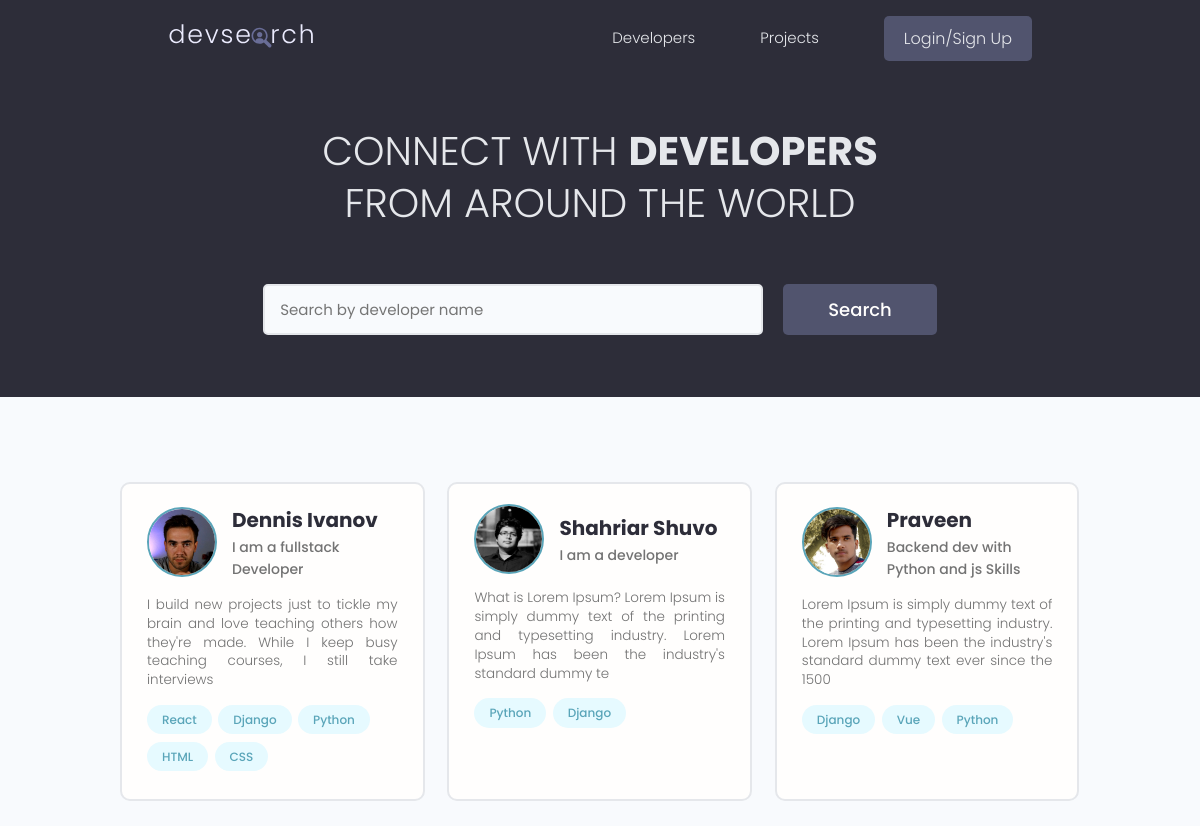
The page / on the database its author committed.
### users/models.py (models this page shows, shortened)
class Profile(models.Model):
    user = models.OneToOneField(
        User, on_delete=models.CASCADE, null=True, blank=True)
    name = models.CharField(max_length=200, blank=True, null=True)
    email = models.EmailField(max_length=500, blank=True, null=True)
    username = models.CharField(max_length=200, blank=True, null=True)
    location = models.CharField(max_length=200, blank=True, null=True)
    short_intro = models.CharField(max_length=200, blank=True, null=True)
    bio = models.TextField(blank=True, null=True)
    profile_image = models.ImageField(
        null=True, blank=True, upload_to='profiles/', default="profiles/user-default.png")
    social_github = models.CharField(max_length=200, blank=True, null=True)
    social_twitter = models.CharField(max_length=200, blank=True, null=True)
    social_linkedin = models.CharField(max_length=200, blank=True, null=True)
    social_youtube = models.CharField(max_length=200, blank=True, null=True)
    social_website = models.CharField(max_length=200, blank=True, null=True)
    created = models.DateTimeField(auto_now_add=True)
    id = models.UUIDField(default=uuid.uuid4, unique=True,
                          primary_key=True, editable=False)
    class Meta:
        ordering = ['created']
    @property
    def imageURL(self):
        try:
            url = self.profile_image.url
        except:
            url = ''
        return url

class Skill(models.Model):
    owner = models.ForeignKey(
        Profile, on_delete=models.CASCADE, null=True, blank=True)
    name = models.CharField(max_length=200, blank=True, null=True)
    description = models.TextField(null=True, blank=True)
    created = models.DateTimeField(auto_now_add=True)
    id = models.UUIDField(default=uuid.uuid4, unique=True,
                          primary_key=True, editable=False)
    def __str__(self):
        return str(self.name)

### users/views.py (the view)
# urls.py: path('', views.profiles, name="profiles"),
def profiles(request):
    profiles, search_query = searchProfiles(request)
    custom_range, profiles = paginateProfiles(request, profiles, 3)
    context = {'profiles': profiles, 'search_query': search_query,
               'custom_range': custom_range}
    return render(request, 'users/profiles.html', context)

### users/utils.py (called while the page is built)
def paginateProfiles(request, profiles, results):
    page = request.GET.get('page')
    paginator = Paginator(profiles, results)
    try:
        profiles = paginator.page(page)
    except PageNotAnInteger:
        page = 1
        profiles = paginator.page(page)
    except EmptyPage:
        page = paginator.num_pages
        profiles = paginator.page(page)
    leftIndex = (int(page) - 4)
    if leftIndex < 1:
        leftIndex = 1
    rightIndex = (int(page) + 5)
    if rightIndex > paginator.num_pages:
        rightIndex = paginator.num_pages + 1
    custom_range = range(leftIndex, rightIndex)
    return custom_range, profiles

def searchProfiles(request):
    search_query = ''
    if request.GET.get('search_query'):
        search_query = request.GET.get('search_query')
    skills = Skill.objects.filter(name__icontains=search_query)
    profiles = Profile.objects.distinct().filter(
        Q(name__icontains=search_query) |
        Q(short_intro__icontains=search_query) |
        Q(skill__in=skills)
    )
    return profiles, search_query

### users/templates/users/profiles.html (shortened to what this page needs)
{% extends 'main.html' %}
{% block content %}
<main class="home">
    <section class="hero-section text-center">
        <div class="container container--narrow">
            <div class="hero-section__box">
                <h2>CONNECT WITH <span>DEVELOPERS</span></h2>
                <h2>FROM AROUND THE WORLD</h2>
            </div>
            <div class="hero-section__search">
                <form id="searchForm" class="form" action="{% url 'profiles' %}" method="get">
                    <div class="form__field">
                        <input class="input input--text" id="formInput#search" type="text" name="search_query"
                            value="{{search_query}}" placeholder="Search by developer name" />
                    </div>
                    <input class="btn btn--sub btn--lg" type="submit" value="Search" />
                </form>
            </div>
        </div>
    </section>
    <section class="devlist">
        <div class="container">
            <div class="grid grid--three">
                {% for profile in profiles %}
                <div class="column card">
                    <div class="dev">
                        <a href="{% url 'user-profile' profile.id %}" class="card__body">
                            <div class="dev__profile">
                                <img class="avatar avatar--md" src="{{ profile.imageURL }}" alt="image" />
                                <div class="dev__meta">
                                    <h3>{{profile.name}}</h3>
                                    <h5>{{profile.short_intro|slice:"60"}}</h5>
                                </div>
                            </div>
                            <p class="dev__info">{{profile.bio|slice:"150"}}</p>
                            <div class="dev__skills">
                                {% for skill in profile.skill_set.all|slice:"5" %}
                                <span class="tag tag--pill tag--main">
                                    <small>{{skill}}</small>
                                </span>
                                {% endfor %}
                            </div>
                        </a>
                    </div>
                </div>
                {% endfor %}
            </div>
        </div>
    </section>
</main>
{% endblock content %}

### static/styles/app.css (style rules this page uses)
:root { --color-sub: #2d2d39; }
.btn--sub { background-color: var(--color-sub-light); }
.card { border: 2px solid var(--color-light); }
img { width: 100%; }
.hero-section { height: 40vh; display: flex; align-items: center; background-color: var(--color-sub); }
.hero-section__box { margin-bottom: 4rem; }
.hero-section__box > h2, .hero-section__box > h2 > span { font-size: 4rem; color: var(--color-light); line-height: 1.3; text-transform: uppercase; }
.hero-section__box > h2 { font-weight: 300; }
.hero-section__box > h2 > span { font-weight: 700; }
.hero-section__search > .form { display: flex; align-items: center; justify-content: center; gap: 2rem; }
.hero-section__search > .form input.input--text { width: 50rem; }
.devlist { margin-top: 8rem; }
.devlist .grid { align-items: stretch; }
.devlist .dev .dev__profile { display: flex; align-items: center; gap: 1.5rem; }
.devlist .dev .dev__meta h3 { color: var(--color-sub); font-size: 2rem; font-weight: 700; }
.devlist .dev .dev__meta h5 { color: var(--color-text); font-size: 1.4rem; font-weight: 500; }
.devlist .dev .dev__info { margin: 1.5rem 0; font-size: 1.35rem; line-height: 1.4; text-align: justify; }

### static/uikit/styles/modules/_variables.css (style rules this page uses)
:root { --color-main: #5aa5b9; --color-main-light: #e6faff; --color-sub: #3f4156; --color-sub-light: #51546e; --color-sub-lighter: #ededfd; --color-text: #737373; --color-gray: #8b8b8b; --color-light: #e5e7eb; --color-light-gray: #767676; --color-bg: #f8fafd; --color-white: #fffefd; --color-white-light: #f3f3f3; --color-success: #359e64; --color-success-bg: #def8e8; --color-error: #fc4b0b; --color-error-bg: #fff2ee; --font-base: 'Poppins', arial, helvetica, 'Segoe UI', roboto, ubuntu, sans-serif; --font-monospace: 'Fira Code', 'Courier New', courier, monospace; --font-regular: 300; --font-medium: 500; --font-bold: 700; --generic-shadow: 1px 1px 5px #00000010; --generic-transition: all 0.3s ease-in-out; }

### static/uikit/styles/modules/_base.css (style rules this page uses)
* { margin: 0; padding: 0; box-sizing: border-box; text-rendering: optimizeLegibility; color: inherit; font-size: inherit; }
html { font-size: 50%; }
@media only screen and (min-width: 480px) { html { font-size: 56.25%; } }
@media only screen and (min-width: 1200px) { html { font-size: 62.5%; } }
body { line-height: 1.6; font-weight: 400; font-size: 1.5rem; color: var(--color-text); background-color: var(--color-bg); min-height: 100vh; }

### static/uikit/styles/modules/_typography.css (style rules this page uses)
* { font-family: var(--font-base); }
h2 { font-size: 3.6rem; font-weight: var(--font-bold); }
h3 { font-size: 3.2rem; font-weight: var(--font-medium); }
h5 { font-size: 2.4rem; font-weight: var(--font-medium); }
h5, h6 { font-weight: var(--font-regular); }
p, span, strong { font-size: 1.6rem; color: var(--color-text); font-weight: var(--font-regular); }
a { padding-bottom: 2px; text-decoration: none; display: inline-block; color: var(--color-main); font-weight: var(--font-medium); }

### static/uikit/styles/modules/_utilities.css (style rules this page uses)
.container { width: 92%; max-width: 165rem; margin: 0 auto; box-sizing: border-box; }
.container--narrow { width: 92%; max-width: 120rem; }
@media screen and (min-width: 1000px) { .container { width: 90%; } }
@media screen and (min-width: 1000px) { .container--narrow { width: 85%; } }
@media screen and (min-width: 1200px) { .container { width: 80%; } }
@media screen and (min-width: 1200px) { .container--narrow { width: 72%; } }
.text-center { text-align: center; }

### static/uikit/styles/modules/_avatar.css (style rules this page uses)
.avatar { border-radius: 50%; border: 2px solid var(--color-main); object-fit: cover; }
.avatar--md { height: 7rem; width: 7rem; }

### static/uikit/styles/modules/_button.css (style rules this page uses)
.btn { display: inline-block; position: relative; cursor: pointer; background-color: var(--color-light); font-weight: var(--font-medium); color: var(--color-sub); text-decoration: none; padding: 1rem 2rem; border-radius: 0.5rem; border: none; width: -webkit-fit-content; width: -moz-fit-content; width: fit-content; height: -webkit-fit-content; height: -moz-fit-content; height: fit-content; font-size: 1.6rem; outline-width: 0; outline-color: transparent; -webkit-backface-visibility: hidden; backface-visibility: hidden; transition: all 0.3s ease-in-out; }
.btn--sub { background-color: var(--color-sub); color: var(--color-white); }
.btn--lg { font-size: 1.8rem; padding: 1.2rem 4.5rem; }

### static/uikit/styles/modules/_card.css (style rules this page uses)
.card { border-radius: 1rem; background-color: var(--color-white); border: 1.5px solid var(--color-light); width: auto; height: auto; margin-top: 0.5rem; margin-bottom: 0.5rem; overflow: hidden; }
.card__body, .card__header { padding: 2rem 2.5rem; }

### rows shown on the page
Profile: imageURL (picture), name "Dennis Ivanov", short_intro "I am a fullstack Developer", bio "I build new projects just to tickle my brain and love teaching others how they're made. While I keep busy teaching courses, I still take interviews"
Skill: name "React"
Skill: name "Django"
Skill: name "Python"
Skill: name "HTML"
Skill: name "CSS"
Profile: imageURL (picture), name "Shahriar Shuvo", short_intro "I am a developer", bio "What is Lorem Ipsum? Lorem Ipsum is simply dummy text of the printing and typesetting industry. Lorem Ipsum has been the industry's standard dummy te"
Skill: name "Python"
Skill: name "Django"
Profile: imageURL (picture), name "Praveen", short_intro "Backend dev with Python and js Skills", bio "Lorem Ipsum is simply dummy text of the printing and typesetting industry. Lorem Ipsum has been the industry's standard dummy text ever since the 1500"
Skill: name "Django"
Skill: name "Vue"
Skill: name "Python"
